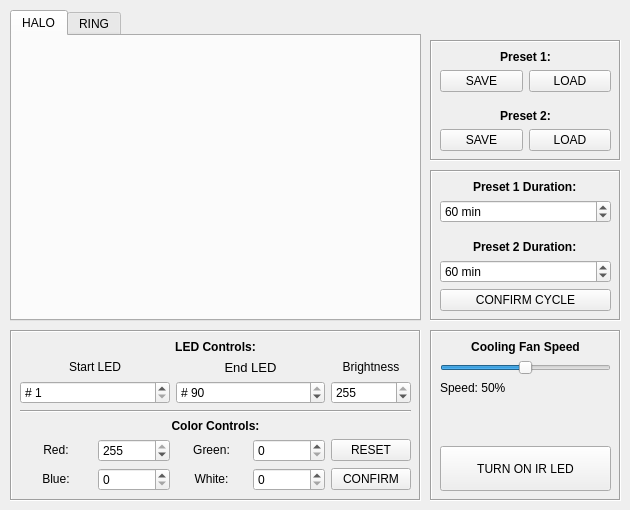
    <widget class="QWidget" name="main_lighting_tab">
     <attribute name="title">
      <string>LIGHTING</string>
     </attribute>
     <widget class="QFrame" name="lighting_MISC_frame">
      <property name="geometry">
       <rect>
        <x>430</x>
        <y>40</y>
        <width>191</width>
        <height>121</height>
       </rect>
      </property>
      <property name="frameShape">
       <enum>QFrame::Box</enum>
      </property>
      <property name="frameShadow">
       <enum>QFrame::Sunken</enum>
      </property>
      <widget class="QWidget" name="gridLayoutWidget_5">
       <property name="geometry">
        <rect>
         <x>10</x>
         <y>10</y>
         <width>171</width>
         <height>101</height>
        </rect>
       </property>
       <layout class="QGridLayout" name="gridLayout_5">
        <item row="4" column="1">
         <widget class="QPushButton" name="lighting_load_preset_2_pushButton">
          <property name="text">
           <string>LOAD</string>
          </property>
         </widget>
        </item>
        <item row="1" column="0">
         <widget class="QPushButton" name="lighting_save_preset_1_pushButton">
          <property name="text">
           <string>SAVE</string>
          </property>
         </widget>
        </item>
        <item row="1" column="1">
         <widget class="QPushButton" name="lighting_load_preset_1_pushButton">
          <property name="text">
           <string>LOAD</string>
          </property>
         </widget>
        </item>
        <item row="3" column="0" colspan="2">
         <widget class="QLabel" name="lighting_preset_2_text_label">
          <property name="text">
           <string>&lt;html&gt;&lt;head/&gt;&lt;body&gt;&lt;p align=&quot;center&quot;&gt;&lt;span style=&quot; font-weight:700;&quot;&gt;Preset 2:&lt;/span&gt;&lt;/p&gt;&lt;/body&gt;&lt;/html&gt;</string>
          </property>
         </widget>
        </item>
        <item row="0" column="0" colspan="2">
         <widget class="QLabel" name="lighting_preset_1_text_label">
          <property name="text">
           <string>&lt;html&gt;&lt;head/&gt;&lt;body&gt;&lt;p align=&quot;center&quot;&gt;&lt;span style=&quot; font-weight:700;&quot;&gt;Preset 1:&lt;/span&gt;&lt;/p&gt;&lt;/body&gt;&lt;/html&gt;</string>
          </property>
         </widget>
        </item>
        <item row="2" column="0" colspan="2">
         <spacer name="verticalSpacer">
          <property name="orientation">
           <enum>Qt::Vertical</enum>
          </property>
          <property name="sizeHint" stdset="0">
           <size>
            <width>20</width>
            <height>40</height>
           </size>
          </property>
         </spacer>
        </item>
        <item row="4" column="0">
         <widget class="QPushButton" name="lighting_save_preset_2_pushButton">
          <property name="enabled">
           <bool>true</bool>
          </property>
          <property name="text">
           <string>SAVE</string>
          </property>
         </widget>
        </item>
       </layout>
      </widget>
     </widget>
     <widget class="QTabWidget" name="lighting_source_tabWidget">
      <property name="enabled">
       <bool>true</bool>
      </property>
      <property name="geometry">
       <rect>
        <x>10</x>
        <y>10</y>
        <width>411</width>
        <height>311</height>
       </rect>
      </property>
      <property name="currentIndex">
       <number>0</number>
      </property>
      <widget class="QWidget" name="lighting_halo_tab">
       <attribute name="title">
        <string>HALO</string>
       </attribute>
       <widget class="QLabel" name="lighting_halo_image_label">
        <property name="geometry">
         <rect>
          <x>70</x>
          <y>5</y>
          <width>270</width>
          <height>270</height>
         </rect>
        </property>
        <property name="frameShape">
         <enum>QFrame::NoFrame</enum>
        </property>
        <property name="frameShadow">
         <enum>QFrame::Sunken</enum>
        </property>
        <property name="text">
         <string/>
        </property>
        <property name="pixmap">
         <pixmap>../../assets/images/insert.png</pixmap>
        </property>
        <property name="scaledContents">
         <bool>true</bool>
        </property>
       </widget>
      </widget>
      <widget class="QWidget" name="lighting_ring_tab">
       <attribute name="title">
        <string>RING</string>
       </attribute>
       <widget class="QLabel" name="lighting_halo_image_label_2">
        <property name="geometry">
         <rect>
          <x>70</x>
          <y>10</y>
          <width>270</width>
          <height>270</height>
         </rect>
        </property>
        <property name="frameShape">
         <enum>QFrame::NoFrame</enum>
        </property>
        <property name="frameShadow">
         <enum>QFrame::Sunken</enum>
        </property>
        <property name="text">
         <string/>
        </property>
        <property name="pixmap">
         <pixmap>../../assets/images/ring.png</pixmap>
        </property>
        <property name="scaledContents">
         <bool>true</bool>
        </property>
       </widget>
      </widget>
     </widget>
     <widget class="QFrame" name="lighting_LED_frame">
      <property name="geometry">
       <rect>
        <x>10</x>
        <y>330</y>
        <width>411</width>
        <height>171</height>
       </rect>
      </property>
      <property name="frameShape">
       <enum>QFrame::Box</enum>
      </property>
      <property name="frameShadow">
       <enum>QFrame::Sunken</enum>
      </property>
      <widget class="QWidget" name="gridLayoutWidget_3">
       <property name="geometry">
        <rect>
         <x>10</x>
         <y>10</y>
         <width>391</width>
         <height>151</height>
        </rect>
       </property>
       <layout class="QGridLayout" name="gridLayout_3">
        <item row="8" column="3">
         <widget class="QSpinBox" name="lighting_white_value_spinBox">
          <property name="suffix">
           <string/>
          </property>
          <property name="maximum">
           <number>255</number>
          </property>
         </widget>
        </item>
        <item row="0" column="0" rowspan="2" colspan="5">
         <widget class="QLabel" name="lighting_LED_settings_text_label">
          <property name="text">
           <string>&lt;html&gt;&lt;head/&gt;&lt;body&gt;&lt;p align=&quot;center&quot;&gt;&lt;span style=&quot; font-weight:700;&quot;&gt;LED Controls:&lt;/span&gt;&lt;/p&gt;&lt;/body&gt;&lt;/html&gt;</string>
          </property>
         </widget>
        </item>
        <item row="3" column="4" rowspan="2">
         <widget class="QSpinBox" name="lighting_brightness_value_spinBox">
          <property name="toolTip">
           <string/>
          </property>
          <property name="suffix">
           <string/>
          </property>
          <property name="prefix">
           <string/>
          </property>
          <property name="minimum">
           <number>0</number>
          </property>
          <property name="maximum">
           <number>255</number>
          </property>
          <property name="value">
           <number>255</number>
          </property>
         </widget>
        </item>
        <item row="2" column="2" colspan="2">
         <widget class="QLabel" name="lighting_end_LED_text_label">
          <property name="text">
           <string>&lt;html&gt;&lt;head/&gt;&lt;body&gt;&lt;p align=&quot;center&quot;&gt;&lt;span style=&quot; font-size:10pt;&quot;&gt;End LED&lt;/span&gt;&lt;/p&gt;&lt;/body&gt;&lt;/html&gt;</string>
          </property>
         </widget>
        </item>
        <item row="3" column="2" rowspan="2" colspan="2">
         <widget class="QSpinBox" name="lighting_end_LED_value_spinBox">
          <property name="prefix">
           <string># </string>
          </property>
          <property name="minimum">
           <number>1</number>
          </property>
          <property name="maximum">
           <number>90</number>
          </property>
          <property name="value">
           <number>90</number>
          </property>
         </widget>
        </item>
        <item row="7" column="0">
         <widget class="QLabel" name="lighting_red_text_label">
          <property name="text">
           <string>&lt;html&gt;&lt;head/&gt;&lt;body&gt;&lt;p align=&quot;center&quot;&gt;Red:&lt;/p&gt;&lt;/body&gt;&lt;/html&gt;</string>
          </property>
         </widget>
        </item>
        <item row="7" column="4">
         <widget class="QPushButton" name="lighting_LED_reset_pushButton">
          <property name="toolTip">
           <string/>
          </property>
          <property name="text">
           <string>RESET</string>
          </property>
         </widget>
        </item>
        <item row="5" column="0" colspan="5">
         <widget class="Line" name="line_13">
          <property name="orientation">
           <enum>Qt::Horizontal</enum>
          </property>
         </widget>
        </item>
        <item row="8" column="0">
         <widget class="QLabel" name="lighting_blue_text_label">
          <property name="text">
           <string>&lt;html&gt;&lt;head/&gt;&lt;body&gt;&lt;p align=&quot;center&quot;&gt;Blue:&lt;/p&gt;&lt;/body&gt;&lt;/html&gt;</string>
          </property>
         </widget>
        </item>
        <item row="3" column="0" rowspan="2" colspan="2">
         <widget class="QSpinBox" name="lighting_start_LED_value_spinBox">
          <property name="prefix">
           <string># </string>
          </property>
          <property name="minimum">
           <number>1</number>
          </property>
          <property name="maximum">
           <number>90</number>
          </property>
         </widget>
        </item>
        <item row="7" column="3">
         <widget class="QSpinBox" name="lighting_green_value_spinBox">
          <property name="suffix">
           <string/>
          </property>
          <property name="maximum">
           <number>255</number>
          </property>
         </widget>
        </item>
        <item row="2" column="4">
         <widget class="QLabel" name="lighting_brightness_text_label">
          <property name="text">
           <string>&lt;html&gt;&lt;head/&gt;&lt;body&gt;&lt;p align=&quot;center&quot;&gt;Brightness&lt;/p&gt;&lt;/body&gt;&lt;/html&gt;</string>
          </property>
         </widget>
        </item>
        <item row="7" column="2">
         <widget class="QLabel" name="lighting_green_text_label">
          <property name="text">
           <string>&lt;html&gt;&lt;head/&gt;&lt;body&gt;&lt;p align=&quot;center&quot;&gt;Green:&lt;/p&gt;&lt;/body&gt;&lt;/html&gt;</string>
          </property>
         </widget>
        </item>
        <item row="7" column="1">
         <widget class="QSpinBox" name="lighting_red_value_spinBox">
          <property name="suffix">
           <string/>
          </property>
          <property name="maximum">
           <number>255</number>
          </property>
          <property name="value">
           <number>255</number>
          </property>
         </widget>
        </item>
        <item row="6" column="0" colspan="5">
         <widget class="QLabel" name="lighting_color_settings_text_label">
          <property name="text">
           <string>&lt;html&gt;&lt;head/&gt;&lt;body&gt;&lt;p align=&quot;center&quot;&gt;&lt;span style=&quot; font-weight:700;&quot;&gt;Color Controls:&lt;/span&gt;&lt;/p&gt;&lt;/body&gt;&lt;/html&gt;</string>
          </property>
         </widget>
        </item>
        <item row="8" column="4">
         <widget class="QPushButton" name="lighting_LED_confirm_pushButton">
          <property name="text">
           <string>CONFIRM</string>
          </property>
         </widget>
        </item>
        <item row="8" column="1">
         <widget class="QSpinBox" name="lighting_blue_value_spinBox">
          <property name="suffix">
           <string/>
          </property>
          <property name="maximum">
           <number>255</number>
          </property>
         </widget>
        </item>
        <item row="8" column="2">
         <widget class="QLabel" name="lighting_white_text_label">
          <property name="text">
           <string>&lt;html&gt;&lt;head/&gt;&lt;body&gt;&lt;p align=&quot;center&quot;&gt;White:&lt;/p&gt;&lt;/body&gt;&lt;/html&gt;</string>
          </property>
         </widget>
        </item>
        <item row="2" column="0" colspan="2">
         <widget class="QLabel" name="lighting_start_LED_text_label">
          <property name="text">
           <string>&lt;html&gt;&lt;head/&gt;&lt;body&gt;&lt;p align=&quot;center&quot;&gt;Start LED&lt;/p&gt;&lt;/body&gt;&lt;/html&gt;</string>
          </property>
         </widget>
        </item>
       </layout>
      </widget>
     </widget>
     <widget class="QFrame" name="frame">
      <property name="geometry">
       <rect>
        <x>430</x>
        <y>330</y>
        <width>191</width>
        <height>171</height>
       </rect>
      </property>
      <property name="frameShape">
       <enum>QFrame::Box</enum>
      </property>
      <property name="frameShadow">
       <enum>QFrame::Sunken</enum>
      </property>
      <widget class="QWidget" name="verticalLayoutWidget_2">
       <property name="geometry">
        <rect>
         <x>10</x>
         <y>10</y>
         <width>171</width>
         <height>151</height>
        </rect>
       </property>
       <layout class="QVBoxLayout" name="verticalLayout_2">
        <item>
         <widget class="QLabel" name="lighting_core_fan_speed_text_label">
          <property name="text">
           <string>&lt;html&gt;&lt;head/&gt;&lt;body&gt;&lt;p align=&quot;center&quot;&gt;&lt;span style=&quot; font-weight:700;&quot;&gt;Cooling Fan Speed&lt;/span&gt;&lt;/p&gt;&lt;/body&gt;&lt;/html&gt;</string>
          </property>
         </widget>
        </item>
        <item>
         <widget class="QSlider" name="lighting_core_fan_speed_horizontalSlider">
          <property name="maximum">
           <number>10</number>
          </property>
          <property name="value">
           <number>5</number>
          </property>
          <property name="orientation">
           <enum>Qt::Horizontal</enum>
          </property>
         </widget>
        </item>
        <item>
         <widget class="QLabel" name="lighting_core_fan_speed_value_label">
          <property name="text">
           <string>Speed: 50%</string>
          </property>
         </widget>
        </item>
        <item>
         <spacer name="verticalSpacer_4">
          <property name="orientation">
           <enum>Qt::Vertical</enum>
          </property>
          <property name="sizeHint" stdset="0">
           <size>
            <width>20</width>
            <height>40</height>
           </size>
          </property>
         </spacer>
        </item>
        <item>
         <widget class="QPushButton" name="lighting_IR_toggle_pushButton">
          <property name="sizePolicy">
           <sizepolicy hsizetype="Minimum" vsizetype="Expanding">
            <horstretch>0</horstretch>
            <verstretch>0</verstretch>
           </sizepolicy>
          </property>
          <property name="text">
           <string>TURN ON IR LED</string>
          </property>
         </widget>
        </item>
       </layout>
      </widget>
     </widget>
     <widget class="QFrame" name="frame_2">
      <property name="geometry">
       <rect>
        <x>430</x>
        <y>170</y>
        <width>191</width>
        <height>151</height>
       </rect>
      </property>
      <property name="frameShape">
       <enum>QFrame::Box</enum>
      </property>
      <property name="frameShadow">
       <enum>QFrame::Sunken</enum>
      </property>
      <widget class="QWidget" name="verticalLayoutWidget">
       <property name="geometry">
        <rect>
         <x>10</x>
         <y>10</y>
         <width>171</width>
         <height>131</height>
        </rect>
       </property>
       <layout class="QVBoxLayout" name="verticalLayout">
        <item alignment="Qt::AlignHCenter">
         <widget class="QLabel" name="lighting_on_duration_text_label">
          <property name="text">
           <string>&lt;html&gt;&lt;head/&gt;&lt;body&gt;&lt;p&gt;&lt;span style=&quot; font-weight:700;&quot;&gt;Preset 1 Duration:&lt;/span&gt;&lt;/p&gt;&lt;/body&gt;&lt;/html&gt;</string>
          </property>
         </widget>
        </item>
        <item>
         <widget class="QSpinBox" name="lighting_preset_1_duration_value_spinBox">
          <property name="suffix">
           <string> min</string>
          </property>
          <property name="minimum">
           <number>1</number>
          </property>
          <property name="maximum">
           <number>999999999</number>
          </property>
          <property name="value">
           <number>60</number>
          </property>
         </widget>
        </item>
        <item>
         <spacer name="verticalSpacer_5">
          <property name="orientation">
           <enum>Qt::Vertical</enum>
          </property>
          <property name="sizeHint" stdset="0">
           <size>
            <width>20</width>
            <height>40</height>
           </size>
          </property>
         </spacer>
        </item>
        <item alignment="Qt::AlignHCenter">
         <widget class="QLabel" name="lighting_off_duration_text_label">
          <property name="text">
           <string>&lt;html&gt;&lt;head/&gt;&lt;body&gt;&lt;p&gt;&lt;span style=&quot; font-weight:700;&quot;&gt;Preset 2 Duration:&lt;/span&gt;&lt;/p&gt;&lt;/body&gt;&lt;/html&gt;</string>
          </property>
         </widget>
        </item>
        <item>
         <widget class="QSpinBox" name="lighting_preset_2_duration_value_spinBox">
          <property name="suffix">
           <string> min</string>
          </property>
          <property name="minimum">
           <number>1</number>
          </property>
          <property name="maximum">
           <number>999999999</number>
          </property>
          <property name="value">
           <number>60</number>
          </property>
         </widget>
        </item>
        <item>
         <widget class="QPushButton" name="lighting_confirm_cycle_pushButton">
          <property name="enabled">
           <bool>true</bool>
          </property>
          <property name="text">
           <string>CONFIRM CYCLE</string>
          </property>
         </widget>
        </item>
       </layout>
      </widget>
     </widget>
    </widget>
